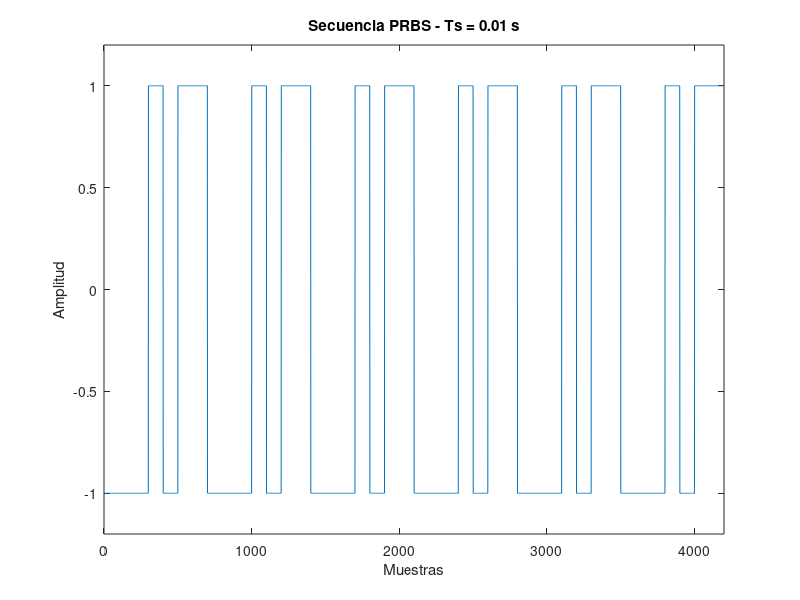

Write the MATLAB code that produced this figure.
Ts = 0.01;
prbs_sequence = csvread('prbs_sequence.csv');
t = 0:1:length(prbs_sequence)-Ts;

plot(prbs_sequence)
xlabel('Muestras')
ylabel('Amplitud')
title('Secuencia PRBS - Ts = 0.01 s')
xlim([0 length(prbs_sequence)])
ylim([-1.2 1.2])